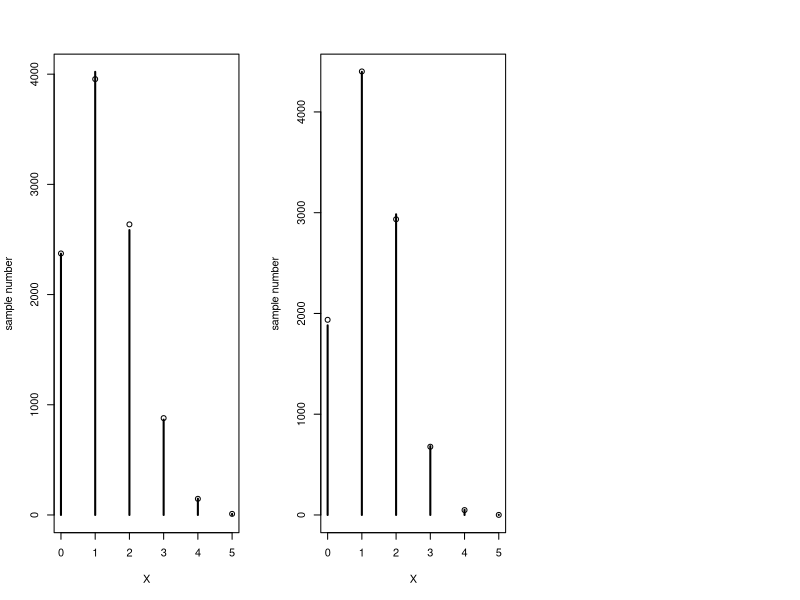

Write the R code that produced this figure.
p = 1/4
q = 1-p
box = c(rep(0, 15), rep(1, 5))

replace_blacks = 0
noreplace_blacks = 0
N = 10000
for (i in c(1:N)) {
	replace_balls = sample(box, 5, replace=T)
	noreplace_balls = sample(box, 5, replace=F)
	replace_blacks[i] = sum(replace_balls)
	noreplace_blacks[i] = sum(noreplace_balls)
}
print(table(replace_blacks))
print(table(noreplace_blacks))

par(mfcol=c(1, 3))

# plot with replacement
plot(table(replace_blacks), title="with replacement", xlab="X", ylab="sample number")
bin = dbinom(0:5, 5, p)*N
points(c(0:5), bin)

# plot without replacement
plot(table(noreplace_blacks), title="without replacement", xlab="X", ylab="sample number")
hyp = dhyper(c(0:5), 5, 15, 5, p)*N
points(c(0:5), hyp)